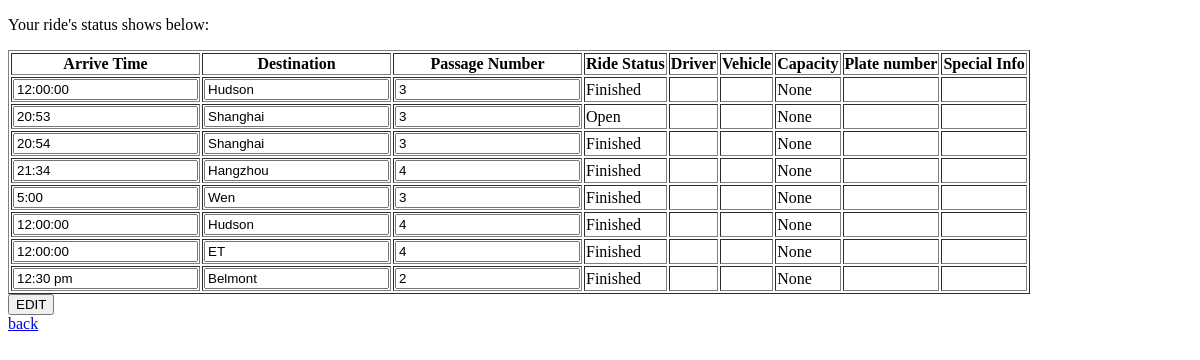
The app's page /request/riderequest/ridestatus (signed in), older data.
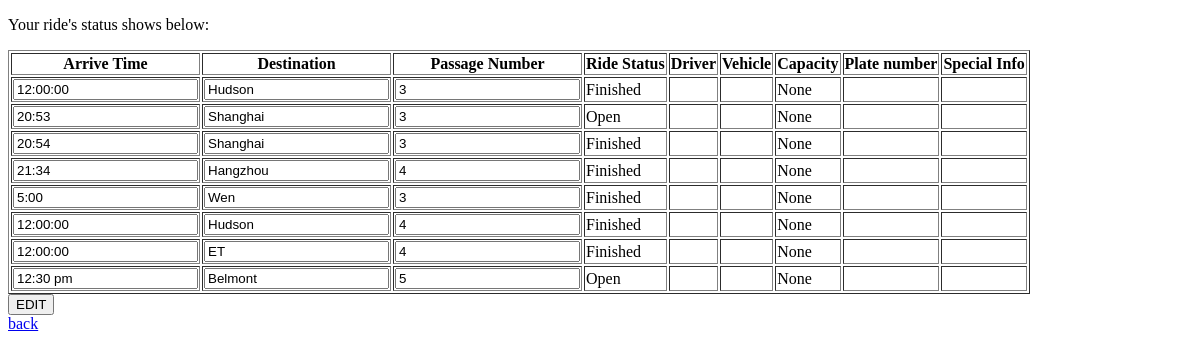
The same page, newer data.
### ride_request/models.py (models this page shows, shortened)
class ride_request(models.Model):
    user = models.ManyToManyField(
        settings.AUTH_USER_MODEL)
    arriveTime = models.CharField(blank=False, max_length=256, help_text="Time Form: xx:xx ")
    Destination = models.CharField(max_length = 256, blank = False)
    PassageNum = models.PositiveSmallIntegerField(blank = False,verbose_name="Passger Number")
    Vehicle_type = models.CharField(max_length = 256, blank = True, choices =VEHCILE_TYPE, help_text="Optional")
    Share = models.BooleanField(blank = False)
    Other_request = models.CharField(max_length = 256, blank =True, help_text="Optional", choices=SIZE)
    ride_status = models.CharField(max_length = 200, blank = True, default = 'O', choices = STATUS_TYPE)
    driver=models.CharField(max_length= 200,blank=True)
    vehicle=models.CharField(max_length= 200,blank=True)
    capacity=models.IntegerField(blank=True,null=True)
    plate=models.CharField(max_length= 200,blank=True)
    info=models.CharField(max_length= 200,blank=True)

### ride_request/views.py (the view, shortened to what this page needs)
# urls.py: path('riderequest/ridestatus', views.view_status, name ='ridestatus'),
def view_status(request):
    owner= CustomUser.objects.get(username=request.user.username)
    list=owner.ride_request_set.all()
    context = {
        'list': list
    }
    return render(request, 'ride_request/status_view.html', context=context)

### templates/ride_request/status_view.html (shortened to what this page needs)
<!DOCTYPE html>
<html lang="en">
<head>
</head>
<body>
    {% if user.is_authenticated %}
    <p >Your ride's status shows below:</p>
    <form name = 'Status', method="POST", action="{% url 'ridestatus' %}">
        <table border="1">
        <tr>
            <th>Arrive Time</th>
            <th>Destination</th>
            <th>Passage Number</th>
            <th>Ride Status</th>
            <th>Driver</th>
            <th>Vehicle</th>
            <th>Capacity</th>
            <th>Plate number</th>
            <th>Special Info</th>
        </tr>
      {% for ride in list %}
       <tr>
           <td><input type = "text", name = "arriveTime", value="{{ride.arriveTime}}"></td>
           <td><input type = "text", name = "Destination", value="{{ride.Destination}}"></td>
           <td><input type = "text", name = "PassageNum", value="{{ride.PassageNum}}"> </td>
           {% if ride.ride_status == 'F'%}
           <td> Finished </td>
           {% else %}
           {% if ride.ride_status == 'O'%}
                <td> Open </td>
           {% else %}
                <td> Confirmed </td>
           {%endif%}
            {%endif%}
           <td> {{ride.driver}} </td>
           <td> {{ride.vehicle}} </td>
           <td> {{ride.capacity}}</td>
           <td> {{ride.plate}} </td>
           <td> {{ride.info}} </td>
       </tr>
             {% endfor %}
            </table>
        <input type="submit" value="EDIT", >
    </form>
<a href="{% url 'home' %}">back</a>
    {% else %}
      <p>You are not logged in</p>
      <a href="{% url 'login' %}">login</a> |
      <a href="{% url 'signup' %}">signup</a>
    {% endif %}
</body>
</html>

Row changes from the older to the newer data that the page shows:
changed ride_request "12:30 pm": PassageNum "2" → "5"; ride_status "Finished" → "Open"
